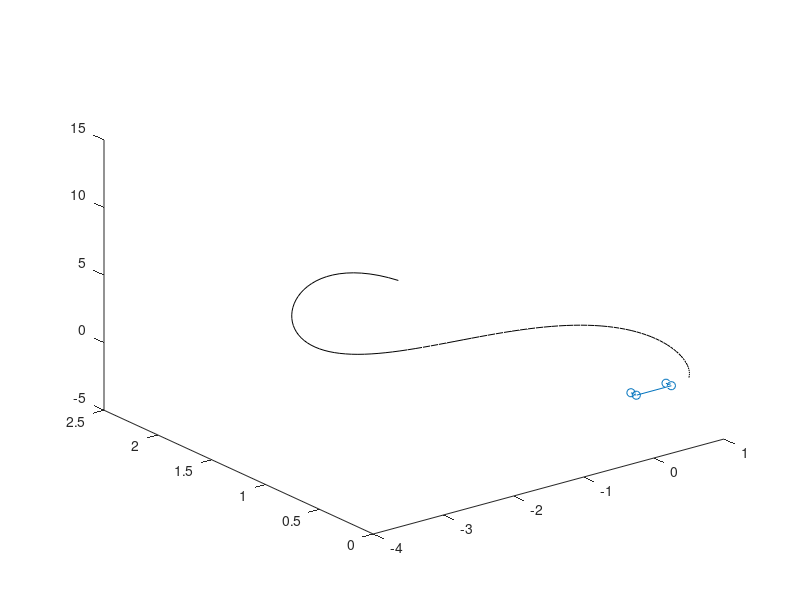

Reproduce this figure in MATLAB. (Note: this script raises an error after producing the figure.)


clear
close all

% base = [-1 -1 1 1; 0 -.2 -.2 0]/10;
base = [-1 -1 1 1; .2 0 0 0.2]/4;

%{
C = interpft(randn(10,3), 501)'; %Generate a smooth periodic path
C = 1*C./max(abs(C(:))); %normalize it
%}

% Create a test curve
s = linspace(0, pi, 101);
a = 0.5;
gam = (s+a).*exp(1i*s);

ft = @(z) z.^2;
f = ft(gam);

C = [gam(:).'; f(:).'];
% C = 1*C./max(abs(C(:))); %normalize it

% Use 'real', 'imag', 'abs', etc.
reimname = 'real';
reim = str2func(reimname);

xx = linspace(-4, 4, 50);
yy = xx;
[XX,YY] = meshgrid(xx,yy);

ZZ = reim(ft(XX + 1i*YY));
figure
% surf(XX, YY, ZZ-0.01, 'FaceColor', 'b', 'FaceAlpha', 0.5); hold on;
% hold on

%% Calculate derivatives and allocate matrices
npt = size(base,2);
base = [base; zeros(1,npt)];

if size(C,2) >= 3 %Use a 2nd order approximation for the derivatives of the trajectory
    dC = [C(:,1:3)*[-3; 4; -1]/2  [C(:,3:end) - C(:,1:end-2)]/2 C(:,end-2:end)*[1; -4; 3]/2];   
else
    dC = C(:,[2 2]) - C(:,[1 1]);
end

dC0 = find(sum(abs(dC),1) == 0,1);    %Check for stagnation points
if ~isempty(dC0)
    warning('Removing stagnation points found in trajectory');
    dCgood = find(sum(abs(dC),1) ~= 0);
    C = C(:,dCgood); %
    dC = dC(:,dCgood); %
end

K = size(dC,2);
SUR = nan(3,npt,K);

%% Generate and plot the surface

% Note because of the way the base is defined, this is into the page
dCvec_prev = [0;0;1];
idCvec_prev = [1;0;0];

idC = -1i*dC;

% Normal vectors
v1 = [real(idC(1,:)); imag(idC(1,:)); reim(idC(2,:))];
v2 = [real(dC(1,:)); imag(dC(1,:)); reim(dC(2,:))];
nv = cross(v1, v2);
for k = 1:K
    nv(:,k) = nv(:,k)/norm(nv(:,k));
end

norm_prev = [0; 1; 0];

% figure(10)
plot3(real(C(1,:)), imag(C(1,:)), reim(C(2,:)), 'k'); hold all
    plot3(base(1,:), base(2,:), base(3,:), 'o-'); 
    
% We run through each step in the contour
for k = 1:K
    
    dCvec = [real(dC(1,k)); imag(dC(1,k)); reim(dC(2,k))];
    dCvec = dCvec/norm(dCvec);
    base = rotateObjectTwoVectors(base, dCvec_prev, dCvec);    
    
    idCvec_prev = rotateObjectTwoVectors(idCvec_prev, dCvec_prev, dCvec); 
    norm_prev = rotateObjectTwoVectors(norm_prev, dCvec_prev, dCvec); 
    dCvec_prev = dCvec;
    
    base = rotateObjectTwoVectors(base, norm_prev, nv(:,k));
    dCvec_prev = rotateObjectTwoVectors(dCvec_prev, norm_prev, nv(:,k));
    norm_prev = nv(:,k);
%     SUR(:,:,k) = base + repmat([real(C(1,k)); imag(C(1,k)); reim(C(2,k))], 1, npt);
    dot(norm_prev, dCvec_prev)
    
    
    
    % Rotate also along the surface
    idCvec = [real(idC(1,k)); imag(idC(1,k)); reim(idC(2,k))];
    idCvec = idCvec/norm(idCvec);
    
    %{
    plot3(base(1,:), base(2,:), base(3,:), 'o-');
    tmp1 = [[0;0;0], idCvec_prev];
    tmp2 = [[0;0;0], idCvec];
    plot3(tmp1(1,:), tmp1(2,:), tmp1(3,:))
    plot3(tmp2(1,:), tmp2(2,:), tmp2(3,:), 'w', 'LineWidth', 2)
    
    
    
    base = rotateObjectTwoVectors(base, idCvec_prev, idCvec);
    dCvec_prev = rotateObjectTwoVectors(dCvec_prev, idCvec_prev, idCvec);
    
    plot3(base(1,:), base(2,:), base(3,:), '*-');
    keyboard
    
    idCvec_prev = idCvec;
    dot(dCvec_prev, idCvec_prev)
    
    %}
    

    
    
    SUR(:,:,k) = base + repmat([real(C(1,k)); imag(C(1,k)); reim(C(2,k))], 1, npt);
%     plot3(SUR(1,:,k), SUR(2,:,k), SUR(3,:,k), 'o-', 'LineWidth', 2);
    pt = [real(C(1,k)); imag(C(1,k)); reim(C(2,k))];
%     tmn = [pt, pt + nv(:,k)];
    tmn = [pt, pt + norm_prev];
%     plot3(tmn(1,:), tmn(2,:), tmn(3,:), 'r', 'LineWidth', 1);
    
    test_tang = [pt, pt + dCvec];
%     plot3(test_tang(1,:), test_tang(2,:), test_tang(3,:), 'g', 'LineWidth', 1);
    
%     keyboard
    
end


X = squeeze(SUR(1,:,:));
Y = squeeze(SUR(2,:,:));
Z = squeeze(SUR(3,:,:));

% Fix any NaN's (This should not happen...)
xisnan = find(isnan(X(1,:)), 1);
xnotnan = find(~isnan(X(1,:)));
if ~isempty(xisnan)
    warning('NaN''s found');
    X = X(:,xnotnan);
    Y = Y(:,xnotnan);
    Z = Z(:,xnotnan);
    C = C(:,xnotnan);
end


surf(X,Y,Z)
axis equal
dragzoom;
